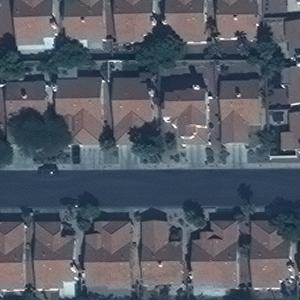
#> input picture Bai_6/data/a1.png, 300 x 300 px
$ python main.py
#> lines starting #> are read from the running program, lines starting #| are printed output that depends on the picture
### Bai_6/preprocess.py
import cv2
import numpy as np

def load_and_preprocess_image(filepath, size=(100, 100)):
    # Load image
#> called with filepath = './data/a1.png', size = (100, 100)
    image = cv2.imread(filepath)
#> image is the input picture: shape (300, 300, 3); mean B, G, R 101.4, 90.6, 85
    # Resize to desired dimensions
    image = cv2.resize(image, size)
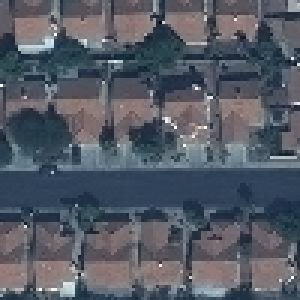
#> image: shape (100, 100, 3) (shown 3 times larger); mean B, G, R 101.3, 90.5, 85
    # Normalize pixel values to range [0, 1]
    image = image.astype('float32') / 255.0
#> call 2 of load_and_preprocess_image, with filepath = './data/a2.png', size = (100, 100)
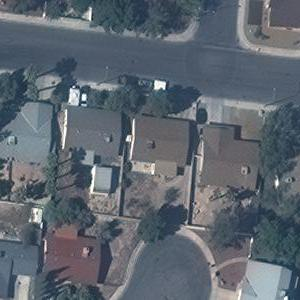
#> input picture Bai_6/data/a2.png, 300 x 300 px
#> in load_and_preprocess_image, image is the input picture: shape (300, 300, 3); mean B, G, R 111.6, 102.3, 93.7
#> in load_and_preprocess_image (call 2), `image = cv2.resize(image, size)`:
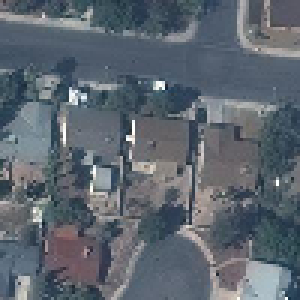
#> image: shape (100, 100, 3) (shown 3 times larger); mean B, G, R 111.6, 102.3, 93.7
#> call 3 of load_and_preprocess_image, with filepath = './data/a3.png', size = (100, 100)
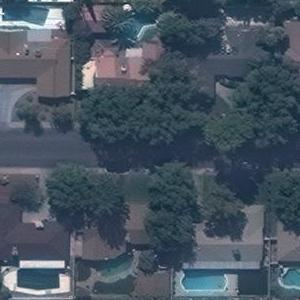
#> input picture Bai_6/data/a3.png, 300 x 300 px
#> in load_and_preprocess_image, image is the input picture: shape (300, 300, 3); mean B, G, R 96.6, 83.8, 70.8
#> in load_and_preprocess_image (call 3), `image = cv2.resize(image, size)`:
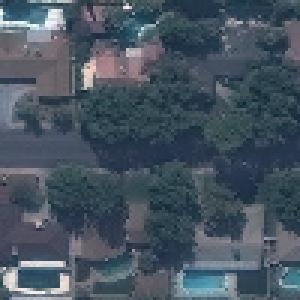
#> image: shape (100, 100, 3) (shown 3 times larger); mean B, G, R 96.8, 84, 71
    return image

def flatten_image(image):
    # Convert 2D image to a 1D vector for clustering
    return image.reshape(-1, image.shape[-1])

### Bai_6/kmeans_clustering.py
from sklearn.cluster import KMeans
import numpy as np
import matplotlib.pyplot as plt
from preprocess import load_and_preprocess_image, flatten_image

def kmeans_cluster(image, n_clusters=2):
    # Flatten image for clustering
    flat_image = flatten_image(image)
    # Apply K-means clustering
    kmeans = KMeans(n_clusters=n_clusters, random_state=0)
    kmeans.fit(flat_image)
    clustered = kmeans.labels_
    # Reshape clustered labels to original image shape
    clustered_image = clustered.reshape(image.shape[:2])
    return clustered_image

# [6 lines left out: function display_clustered_image, not called in this run]

### Bai_6/fcm_clustering.py
import numpy as np
import skfuzzy as fuzz
import matplotlib.pyplot as plt
from preprocess import load_and_preprocess_image, flatten_image

def fcm_cluster(image, n_clusters=2):
    # Flatten the image for clustering
    flat_image = flatten_image(image)
    # Transpose to match the input requirements of skfuzzy.cmeans
    flat_image = flat_image.T
    # Apply Fuzzy C-means clustering
#> (the run stopped early here; a loop or call above may not have finished)
